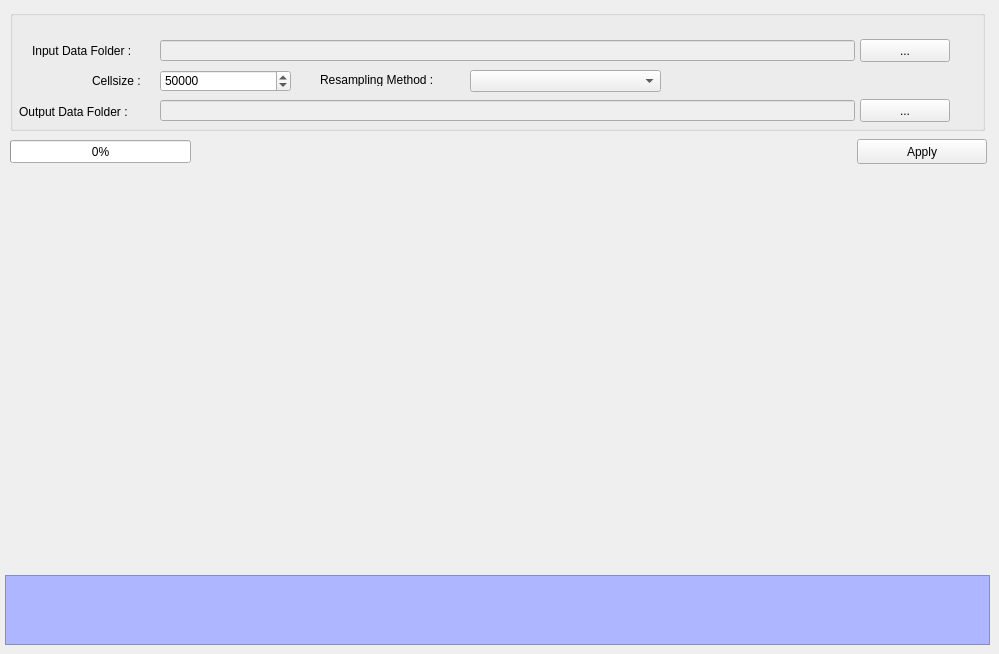
    <widget class="QWidget" name="tab_3">
     <attribute name="title">
      <string>Resampling</string>
     </attribute>
     <widget class="QGroupBox" name="groupBox_3">
      <property name="geometry">
       <rect>
        <x>10</x>
        <y>10</y>
        <width>975</width>
        <height>121</height>
       </rect>
      </property>
      <property name="title">
       <string/>
      </property>
      <widget class="QLabel" name="label_25">
       <property name="geometry">
        <rect>
         <x>82</x>
         <y>65</y>
         <width>72</width>
         <height>12</height>
        </rect>
       </property>
       <property name="text">
        <string>Cellsize : </string>
       </property>
      </widget>
      <widget class="QLabel" name="label_26">
       <property name="geometry">
        <rect>
         <x>310</x>
         <y>64</y>
         <width>146</width>
         <height>12</height>
        </rect>
       </property>
       <property name="text">
        <string>Resampling Method : </string>
       </property>
      </widget>
      <widget class="QPushButton" name="btn_output_resample">
       <property name="geometry">
        <rect>
         <x>850</x>
         <y>89</y>
         <width>90</width>
         <height>23</height>
        </rect>
       </property>
       <property name="text">
        <string>...</string>
       </property>
      </widget>
      <widget class="QLabel" name="label_27">
       <property name="geometry">
        <rect>
         <x>22</x>
         <y>35</y>
         <width>126</width>
         <height>12</height>
        </rect>
       </property>
       <property name="text">
        <string>Input Data Folder :</string>
       </property>
      </widget>
      <widget class="QSpinBox" name="cellsize">
       <property name="geometry">
        <rect>
         <x>150</x>
         <y>60</y>
         <width>131</width>
         <height>22</height>
        </rect>
       </property>
       <property name="maximum">
        <number>9999999</number>
       </property>
       <property name="value">
        <number>50000</number>
       </property>
      </widget>
      <widget class="QLabel" name="label_28">
       <property name="geometry">
        <rect>
         <x>9</x>
         <y>96</y>
         <width>136</width>
         <height>12</height>
        </rect>
       </property>
       <property name="text">
        <string>Output Data Folder : </string>
       </property>
      </widget>
      <widget class="QPushButton" name="btn_input_resample">
       <property name="geometry">
        <rect>
         <x>850</x>
         <y>29</y>
         <width>90</width>
         <height>23</height>
        </rect>
       </property>
       <property name="text">
        <string>...</string>
       </property>
      </widget>
      <widget class="QComboBox" name="cmb_resample_method">
       <property name="geometry">
        <rect>
         <x>460</x>
         <y>60</y>
         <width>191</width>
         <height>22</height>
        </rect>
       </property>
      </widget>
      <widget class="QLineEdit" name="txt_input_resample">
       <property name="enabled">
        <bool>false</bool>
       </property>
       <property name="geometry">
        <rect>
         <x>150</x>
         <y>30</y>
         <width>695</width>
         <height>21</height>
        </rect>
       </property>
      </widget>
      <widget class="QLineEdit" name="txt_output_resample">
       <property name="enabled">
        <bool>false</bool>
       </property>
       <property name="geometry">
        <rect>
         <x>150</x>
         <y>90</y>
         <width>695</width>
         <height>21</height>
        </rect>
       </property>
      </widget>
     </widget>
     <widget class="QTextEdit" name="txt_Resample_EX">
      <property name="enabled">
       <bool>false</bool>
      </property>
      <property name="geometry">
       <rect>
        <x>5</x>
        <y>575</y>
        <width>985</width>
        <height>70</height>
       </rect>
      </property>
      <property name="styleSheet">
       <string notr="true">background-color: rgb(174, 182, 255);
font: 75 10pt &quot;MS Shell Dlg 2&quot;;</string>
      </property>
     </widget>
     <widget class="QPushButton" name="btn_apply_resample">
      <property name="geometry">
       <rect>
        <x>857</x>
        <y>139</y>
        <width>130</width>
        <height>25</height>
       </rect>
      </property>
      <property name="text">
       <string>Apply</string>
      </property>
     </widget>
     <widget class="QProgressBar" name="resampling_progressBar">
      <property name="geometry">
       <rect>
        <x>10</x>
        <y>140</y>
        <width>181</width>
        <height>23</height>
       </rect>
      </property>
      <property name="value">
       <number>0</number>
      </property>
     </widget>
    </widget>
